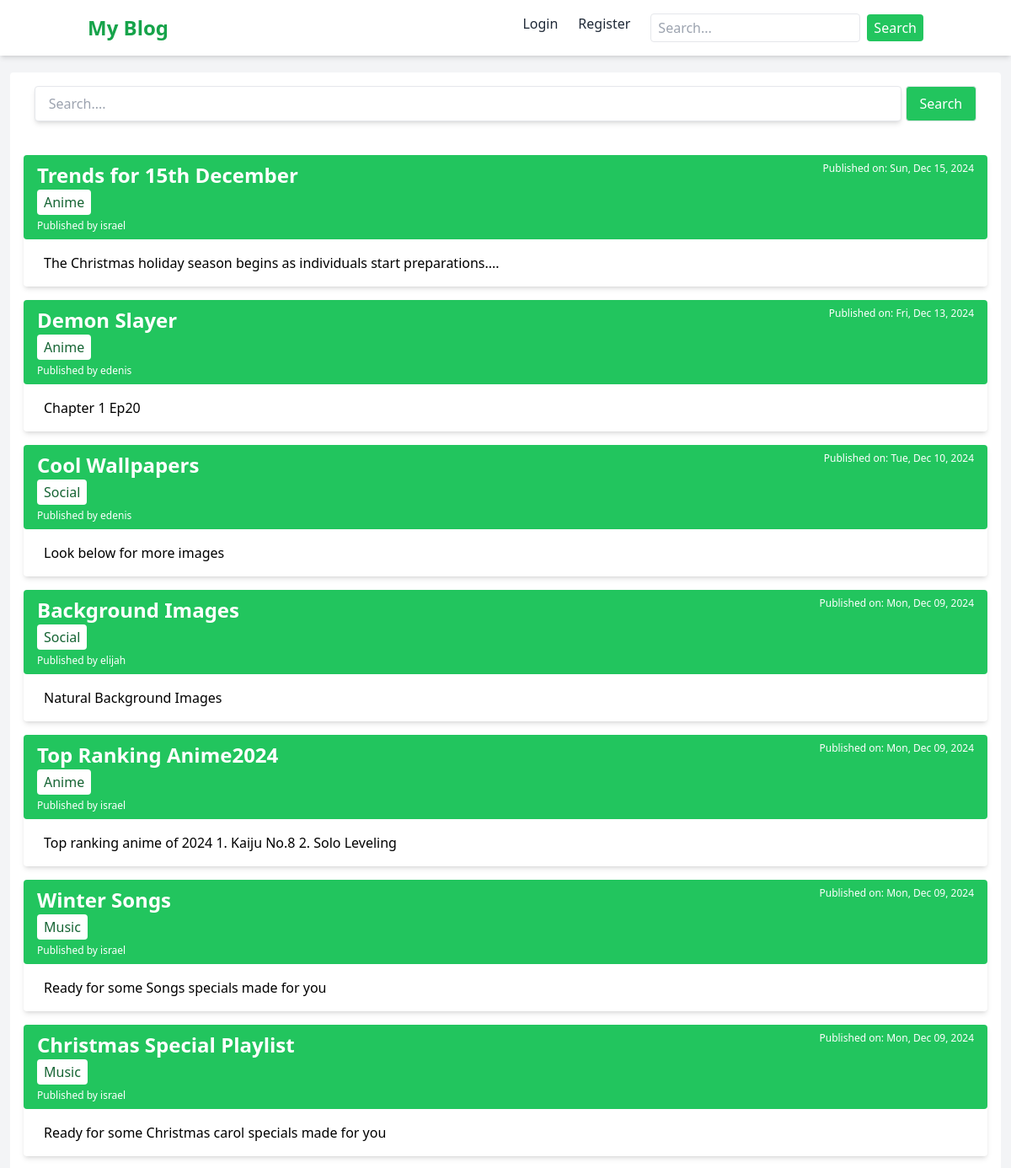
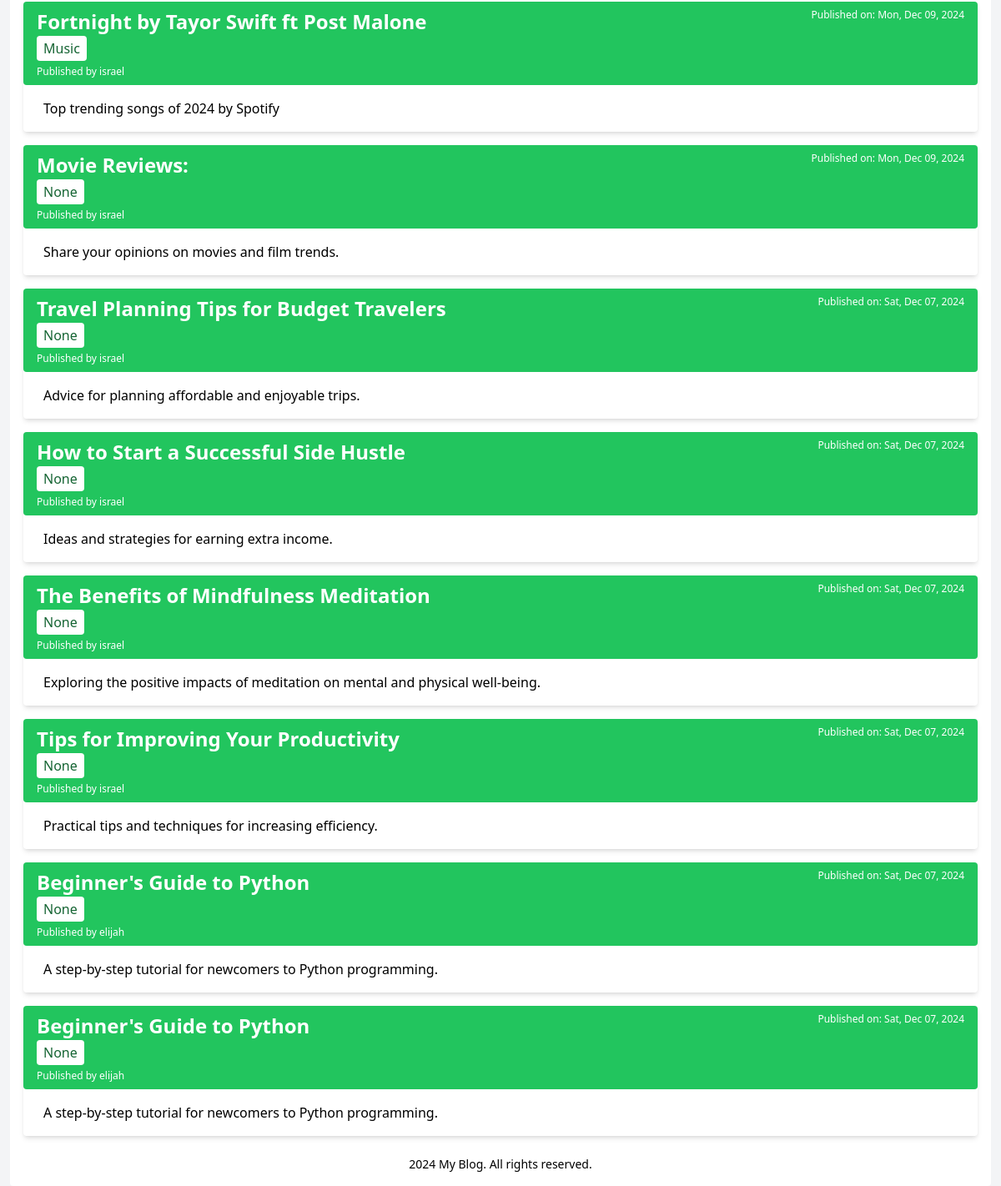
The page /myblog/search/ on the database its author committed (2 pictures, top to bottom).
### myblog/models.py (models this page shows, shortened)
class Post(models.Model):
    title = models.CharField(max_length=255)
    content = models.TextField()
    author = models.ForeignKey(User, on_delete=models.CASCADE)
    created_at = models.DateTimeField(auto_now_add=True)
    updated_at = models.DateTimeField(auto_now=True)
    is_published = models.BooleanField(default=False)
    image = models.ImageField(upload_to='images/', blank=True, null=True)
    category = models.ForeignKey(Category, on_delete=models.SET_NULL, null=True, blank=True)

class Category(models.Model):
    name = models.CharField(max_length=100, unique=True)
    def __str__(self):
        return self.name

### myblog/views.py (the view)
# urls.py: path('search/', views.post_list_view, name="post_list"),
def post_list_view(request):
    query = request.GET.get('q')
    if query:
        posts = Post.objects.filter(
                                    Q(title__icontains=query) |
                                    Q(content__icontains=query) |
                                    Q(author__username__icontains=query) |
                                    Q(category__name__icontains=query)
                                ).distinct().order_by('-created_at')
    else:
        posts = Post.objects.all().order_by('-created_at')
    return render(request, 'blogs/post_list.html', {'posts': posts})

### myblog/templates/blogs/post_list.html
{% extends "blogs/base.html" %} {% block title %}Search{% endblock title %}
{% block contents %}
<div class="w-[98%] mx-auto mt-5 py-2 px-4 rounded  bg-white">
    <form action="{% url 'post_list' %}" method="get" class=" text-center mb-10 mt-2">
        <input type="text" name="q" id="search" placeholder="Search...."
            class="px-4 w-[90%] shadow-md rounded py-2 border" value="{{ request.GET.q }}">
        <button type="submit"
            class="bg-green-500 text-white px-4 py-2 border hover:bg-green-600 rounded">Search</button>
    </form>
    {% if posts %}
    {% for post in posts %}
    <div class="shadow-md rounded mb-4 ">
        <div class="bg-green-500 px-4 py-2 w-full flex rounded justify-between relative">
            <div>
                <a href="{% url 'post_detail' post.id %}" class="text-white text-2xl font-bold block mb-1">
                    {{post.title}}</a>
                <a href="#" class="bg-white px-2 py-1 text-green-800 font-medium rounded">
                    {{post.category}}</a>
                <p class="text-white text-xs mt-2">
                    Published by {{ post.author }}
                </p>
            </div>
            <div>
                <p class="text-xs text-white">Published on: {{ post.created_at|date:"D, M d, Y" }}</p>
            </div>
        </div>
        <p class="px-6 py-4">{{ post.content|truncatewords:30 }}</p>
    </div>
    {% endfor %}
    {% else %}
    <p class="text-center text-gray-800 mb-5">No posts found</p>
</div>
{% endif %}
{% endblock contents %}

### rows shown on the page
Post: title "Trends for 15th December", category "Anime", author "israel", created_at "Sun, Dec 15, 2024", content "The Christmas holiday season begins as individuals start preparations...."
Post: title "Demon Slayer", category "Anime", author "edenis", created_at "Fri, Dec 13, 2024", content "Chapter 1 Ep20"
Post: title "Cool Wallpapers", category "Social", author "edenis", created_at "Tue, Dec 10, 2024", content "Look below for more images"
Post: title "Background Images", category "Social", author "elijah", created_at "Mon, Dec 09, 2024", content "Natural Background Images"
Post: title "Top Ranking Anime2024", category "Anime", author "israel", created_at "Mon, Dec 09, 2024", content "Top ranking anime of 2024 1. Kaiju No.8 2. Solo Leveling"
Post: title "Winter Songs", category "Music", author "israel", created_at "Mon, Dec 09, 2024", content "Ready for some Songs specials made for you"
Post: title "Christmas Special Playlist", category "Music", author "israel", created_at "Mon, Dec 09, 2024", content "Ready for some Christmas carol specials made for you"
Post: title "Fortnight by Tayor Swift ft Post Malone", category "Music", author "israel", created_at "Mon, Dec 09, 2024", content "Top trending songs of 2024 by Spotify"
Post: title "Movie Reviews:", category "None", author "israel", created_at "Mon, Dec 09, 2024", content "Share your opinions on movies and film trends."
Post: title "Travel Planning Tips for Budget Travelers", category "None", author "israel", created_at "Sat, Dec 07, 2024", content "Advice for planning affordable and enjoyable trips."
Post: title "How to Start a Successful Side Hustle", category "None", author "israel", created_at "Sat, Dec 07, 2024", content "Ideas and strategies for earning extra income."
Post: title "The Benefits of Mindfulness Meditation", category "None", author "israel", created_at "Sat, Dec 07, 2024", content "Exploring the positive impacts of meditation on mental and physical well-being."
Post: title "Tips for Improving Your Productivity", category "None", author "israel", created_at "Sat, Dec 07, 2024", content "Practical tips and techniques for increasing efficiency."
Post: title "Beginner's Guide to Python", category "None", author "elijah", created_at "Sat, Dec 07, 2024", content "A step-by-step tutorial for newcomers to Python programming."
Post: title "Beginner's Guide to Python", category "None", author "elijah", created_at "Sat, Dec 07, 2024", content "A step-by-step tutorial for newcomers to Python programming."
